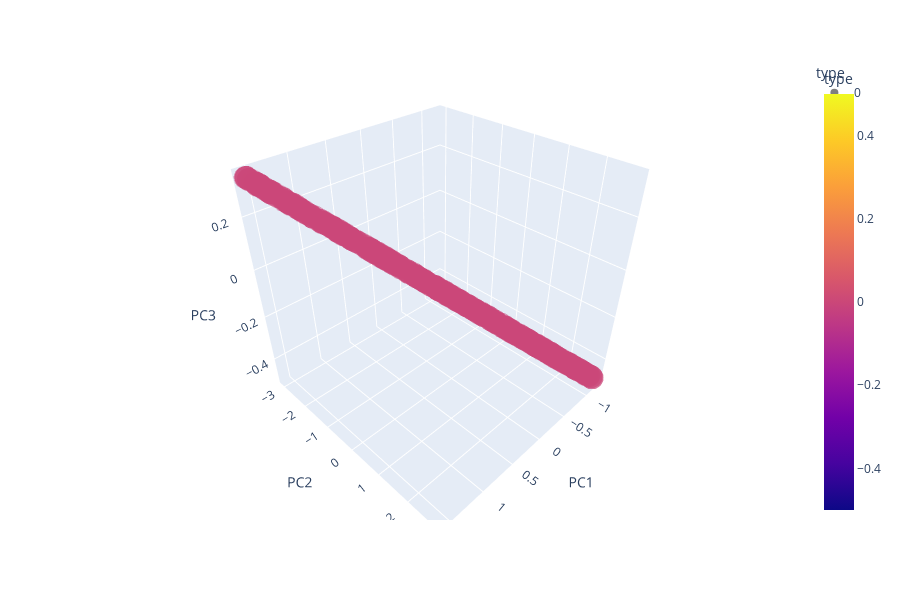
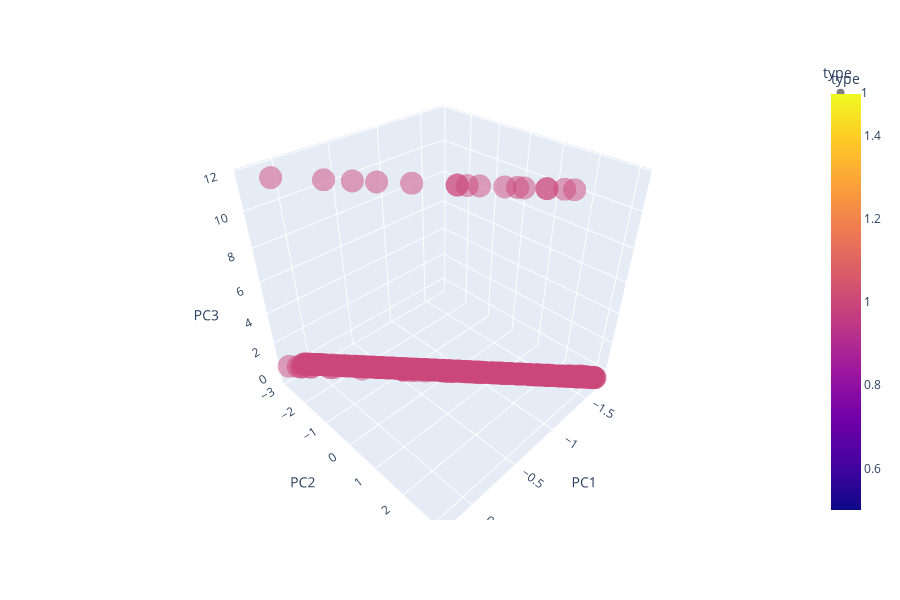
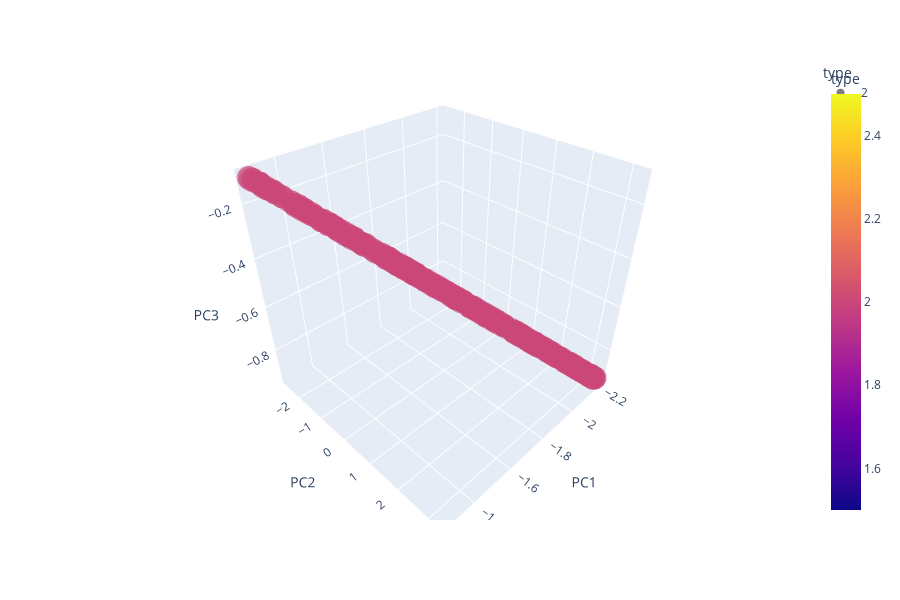
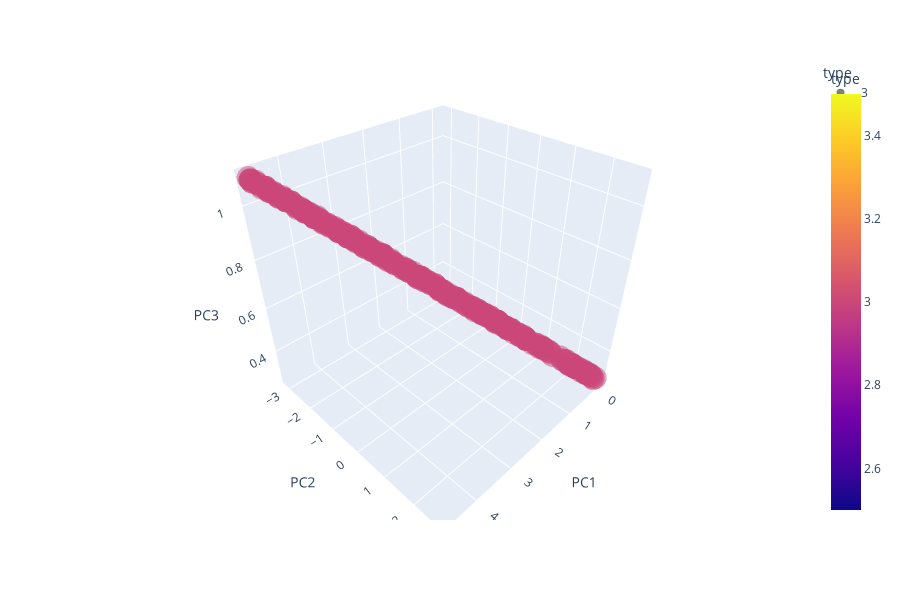

Notebook code for these charts, in order:
### Code cell
for tdf in tdf_train:
    print(tdf.type.unique())
    draw_chart(tdf)

### Figure 1 — Plotly figure (JSON) as saved in the notebook; plotly's stock layout.template omitted (floating-point values rounded to 4 significant figures; data arrays with more than 128 entries replaced by an {"elided": "..."} marker saying what was removed)
{"data": [{"hovertemplate": "type=%{marker.color}<br>PC1=%{x}<br>PC2=%{y}<br>PC3=%{z}<extra></extra>", "legendgroup": "0", "marker": {"color": {"elided": "432 int values"}, "coloraxis": "coloraxis", "opacity": 0.5, "symbol": "circle"}, "mode": "markers", "name": "0", "scene": "scene", "showlegend": true, "type": "scatter3d", "x": {"elided": "432 float values"}, "y": {"elided": "432 float values"}, "z": {"elided": "432 float values"}}], "layout": {"coloraxis": {"colorbar": {"title": {"text": "type"}}, "colorscale": [[0, "#0d0887"], [0.1111, "#46039f"], [0.2222, "#7201a8"], [0.3333, "#9c179e"], [0.4444, "#bd3786"], [0.5556, "#d8576b"], [0.6667, "#ed7953"], [0.7778, "#fb9f3a"], [0.8889, "#fdca26"], [1, "#f0f921"]]}, "height": 600, "legend": {"title": {"text": "type"}, "tracegroupgap": 0}, "margin": {"t": 60}, "scene": {"domain": {"x": [0, 1], "y": [0, 1]}, "xaxis": {"title": {"text": "PC1"}}, "yaxis": {"title": {"text": "PC2"}}, "zaxis": {"title": {"text": "PC3"}}}}}

### Figure 2 — Plotly figure (JSON) as saved in the notebook; plotly's stock layout.template omitted (floating-point values rounded to 4 significant figures; data arrays with more than 128 entries replaced by an {"elided": "..."} marker saying what was removed)
{"data": [{"hovertemplate": "type=%{marker.color}<br>PC1=%{x}<br>PC2=%{y}<br>PC3=%{z}<extra></extra>", "legendgroup": "1", "marker": {"color": {"elided": "369 int values"}, "coloraxis": "coloraxis", "opacity": 0.5, "symbol": "circle"}, "mode": "markers", "name": "1", "scene": "scene", "showlegend": true, "type": "scatter3d", "x": {"elided": "369 float values"}, "y": {"elided": "369 float values"}, "z": {"elided": "369 float values"}}], "layout": {"coloraxis": {"colorbar": {"title": {"text": "type"}}, "colorscale": [[0, "#0d0887"], [0.1111, "#46039f"], [0.2222, "#7201a8"], [0.3333, "#9c179e"], [0.4444, "#bd3786"], [0.5556, "#d8576b"], [0.6667, "#ed7953"], [0.7778, "#fb9f3a"], [0.8889, "#fdca26"], [1, "#f0f921"]]}, "height": 600, "legend": {"title": {"text": "type"}, "tracegroupgap": 0}, "margin": {"t": 60}, "scene": {"domain": {"x": [0, 1], "y": [0, 1]}, "xaxis": {"title": {"text": "PC1"}}, "yaxis": {"title": {"text": "PC2"}}, "zaxis": {"title": {"text": "PC3"}}}}}

### Figure 3 — Plotly figure (JSON) as saved in the notebook; plotly's stock layout.template omitted (floating-point values rounded to 4 significant figures; data arrays with more than 128 entries replaced by an {"elided": "..."} marker saying what was removed)
{"data": [{"hovertemplate": "type=%{marker.color}<br>PC1=%{x}<br>PC2=%{y}<br>PC3=%{z}<extra></extra>", "legendgroup": "2", "marker": {"color": {"elided": "366 int values"}, "coloraxis": "coloraxis", "opacity": 0.5, "symbol": "circle"}, "mode": "markers", "name": "2", "scene": "scene", "showlegend": true, "type": "scatter3d", "x": {"elided": "366 float values"}, "y": {"elided": "366 float values"}, "z": {"elided": "366 float values"}}], "layout": {"coloraxis": {"colorbar": {"title": {"text": "type"}}, "colorscale": [[0, "#0d0887"], [0.1111, "#46039f"], [0.2222, "#7201a8"], [0.3333, "#9c179e"], [0.4444, "#bd3786"], [0.5556, "#d8576b"], [0.6667, "#ed7953"], [0.7778, "#fb9f3a"], [0.8889, "#fdca26"], [1, "#f0f921"]]}, "height": 600, "legend": {"title": {"text": "type"}, "tracegroupgap": 0}, "margin": {"t": 60}, "scene": {"domain": {"x": [0, 1], "y": [0, 1]}, "xaxis": {"title": {"text": "PC1"}}, "yaxis": {"title": {"text": "PC2"}}, "zaxis": {"title": {"text": "PC3"}}}}}

### Figure 4 — Plotly figure (JSON) as saved in the notebook; plotly's stock layout.template omitted (floating-point values rounded to 4 significant figures; data arrays with more than 128 entries replaced by an {"elided": "..."} marker saying what was removed)
{"data": [{"hovertemplate": "type=%{marker.color}<br>PC1=%{x}<br>PC2=%{y}<br>PC3=%{z}<extra></extra>", "legendgroup": "3", "marker": {"color": {"elided": "306 int values"}, "coloraxis": "coloraxis", "opacity": 0.5, "symbol": "circle"}, "mode": "markers", "name": "3", "scene": "scene", "showlegend": true, "type": "scatter3d", "x": {"elided": "306 float values"}, "y": {"elided": "306 float values"}, "z": {"elided": "306 float values"}}], "layout": {"coloraxis": {"colorbar": {"title": {"text": "type"}}, "colorscale": [[0, "#0d0887"], [0.1111, "#46039f"], [0.2222, "#7201a8"], [0.3333, "#9c179e"], [0.4444, "#bd3786"], [0.5556, "#d8576b"], [0.6667, "#ed7953"], [0.7778, "#fb9f3a"], [0.8889, "#fdca26"], [1, "#f0f921"]]}, "height": 600, "legend": {"title": {"text": "type"}, "tracegroupgap": 0}, "margin": {"t": 60}, "scene": {"domain": {"x": [0, 1], "y": [0, 1]}, "xaxis": {"title": {"text": "PC1"}}, "yaxis": {"title": {"text": "PC2"}}, "zaxis": {"title": {"text": "PC3"}}}}}
